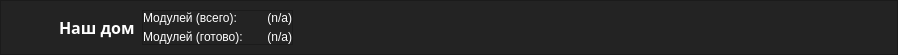
     <widget class="QFrame" name="Top_Bar">
      <property name="maximumSize">
       <size>
        <width>16777215</width>
        <height>50</height>
       </size>
      </property>
      <property name="styleSheet">
       <string notr="true">background-color: rgb(35, 35, 35);</string>
      </property>
      <property name="frameShape">
       <enum>QFrame::NoFrame</enum>
      </property>
      <property name="frameShadow">
       <enum>QFrame::Raised</enum>
      </property>
      <layout class="QHBoxLayout" name="horizontalLayout">
       <property name="spacing">
        <number>0</number>
       </property>
       <property name="leftMargin">
        <number>0</number>
       </property>
       <property name="topMargin">
        <number>0</number>
       </property>
       <property name="rightMargin">
        <number>0</number>
       </property>
       <property name="bottomMargin">
        <number>0</number>
       </property>
       <item>
        <widget class="QFrame" name="frame_top">
         <property name="font">
          <font>
           <family>Segoe UI Semilight</family>
           <pointsize>12</pointsize>
          </font>
         </property>
         <property name="styleSheet">
          <string notr="true">color: white;</string>
         </property>
         <property name="frameShape">
          <enum>QFrame::StyledPanel</enum>
         </property>
         <property name="frameShadow">
          <enum>QFrame::Raised</enum>
         </property>
         <layout class="QHBoxLayout" name="horizontalLayout_4">
          <property name="leftMargin">
           <number>0</number>
          </property>
          <item>
           <widget class="QPushButton" name="btn_Toggle">
            <property name="sizePolicy">
             <sizepolicy hsizetype="Fixed" vsizetype="Fixed">
              <horstretch>0</horstretch>
              <verstretch>0</verstretch>
             </sizepolicy>
            </property>
            <property name="maximumSize">
             <size>
              <width>58</width>
              <height>16777215</height>
             </size>
            </property>
            <property name="styleSheet">
             <string notr="true">QPushButton {
    color: rgb(255, 255, 255);
    background-color: rgb(35, 35, 35);
    border: 0px flat;
	padding: 10px;
}
QPushButton:hover {
    background-color: rgb(47, 105, 23);
}

QPushButton:pressed { background-color: rgb(70, 175, 38); }</string>
            </property>
            <property name="text">
             <string/>
            </property>
            <property name="icon">
             <iconset resource="../resources.qrc">
              <normaloff>:/images/menu_ico.png</normaloff>
              <disabledoff>:/images/menu_ico_-i_.png</disabledoff>:/images/menu_ico.png</iconset>
            </property>
            <property name="iconSize">
             <size>
              <width>60</width>
              <height>60</height>
             </size>
            </property>
           </widget>
          </item>
          <item>
           <widget class="QLabel" name="lbl_SkinName">
            <property name="sizePolicy">
             <sizepolicy hsizetype="Maximum" vsizetype="Expanding">
              <horstretch>0</horstretch>
              <verstretch>0</verstretch>
             </sizepolicy>
            </property>
            <property name="maximumSize">
             <size>
              <width>150</width>
              <height>16777215</height>
             </size>
            </property>
            <property name="font">
             <font>
              <family>Segoe UI Semibold</family>
              <pointsize>12</pointsize>
              <weight>75</weight>
              <bold>true</bold>
             </font>
            </property>
            <property name="text">
             <string>Наш дом</string>
            </property>
           </widget>
          </item>
          <item>
           <spacer name="__sp4__">
            <property name="orientation">
             <enum>Qt::Horizontal</enum>
            </property>
            <property name="sizeType">
             <enum>QSizePolicy::Fixed</enum>
            </property>
            <property name="sizeHint" stdset="0">
             <size>
              <width>1</width>
              <height>20</height>
             </size>
            </property>
           </spacer>
          </item>
          <item>
           <widget class="QFrame" name="frame_HardwareState">
            <property name="sizePolicy">
             <sizepolicy hsizetype="Maximum" vsizetype="Expanding">
              <horstretch>0</horstretch>
              <verstretch>0</verstretch>
             </sizepolicy>
            </property>
            <property name="frameShape">
             <enum>QFrame::StyledPanel</enum>
            </property>
            <property name="frameShadow">
             <enum>QFrame::Raised</enum>
            </property>
            <layout class="QFormLayout" name="formLayout">
             <property name="horizontalSpacing">
              <number>24</number>
             </property>
             <property name="verticalSpacing">
              <number>5</number>
             </property>
             <property name="leftMargin">
              <number>0</number>
             </property>
             <property name="topMargin">
              <number>0</number>
             </property>
             <property name="rightMargin">
              <number>0</number>
             </property>
             <property name="bottomMargin">
              <number>0</number>
             </property>
             <item row="0" column="0">
              <widget class="QLabel" name="lbl_ReadOnly1">
               <property name="sizePolicy">
                <sizepolicy hsizetype="Preferred" vsizetype="Expanding">
                 <horstretch>0</horstretch>
                 <verstretch>0</verstretch>
                </sizepolicy>
               </property>
               <property name="maximumSize">
                <size>
                 <width>16777215</width>
                 <height>18</height>
                </size>
               </property>
               <property name="text">
                <string>Модулей (всего):</string>
               </property>
              </widget>
             </item>
             <item row="0" column="1">
              <widget class="QLabel" name="lbl_HardwareAll">
               <property name="text">
                <string>(n/a)</string>
               </property>
               <property name="alignment">
                <set>Qt::AlignRight|Qt::AlignTrailing|Qt::AlignVCenter</set>
               </property>
              </widget>
             </item>
             <item row="1" column="0">
              <widget class="QLabel" name="lbl_ReadOnly2">
               <property name="text">
                <string>Модулей (готово):</string>
               </property>
              </widget>
             </item>
             <item row="1" column="1">
              <widget class="QLabel" name="lbl_HardwareOnLine">
               <property name="text">
                <string>(n/a)</string>
               </property>
               <property name="alignment">
                <set>Qt::AlignRight|Qt::AlignTrailing|Qt::AlignVCenter</set>
               </property>
              </widget>
             </item>
            </layout>
           </widget>
          </item>
          <item>
           <spacer name="__sp2__">
            <property name="orientation">
             <enum>Qt::Horizontal</enum>
            </property>
            <property name="sizeType">
             <enum>QSizePolicy::Maximum</enum>
            </property>
            <property name="sizeHint" stdset="0">
             <size>
              <width>425</width>
              <height>20</height>
             </size>
            </property>
           </spacer>
          </item>
          <item>
           <widget class="QPushButton" name="btn_InterfaceMode">
            <property name="sizePolicy">
             <sizepolicy hsizetype="Maximum" vsizetype="Maximum">
              <horstretch>0</horstretch>
              <verstretch>0</verstretch>
             </sizepolicy>
            </property>
            <property name="maximumSize">
             <size>
              <width>50</width>
              <height>50</height>
             </size>
            </property>
            <property name="styleSheet">
             <string notr="true">QPushButton {
    color: rgb(255, 255, 255);
    background-color: rgb(35, 35, 35);
    border: 0px solid;
}
QPushButton:hover {
    background-color: rgb(47, 105, 23);
}

QPushButton:pressed { background-color: rgb(70, 175, 38); }</string>
            </property>
            <property name="text">
             <string/>
            </property>
            <property name="icon">
             <iconset resource="../resources.qrc">
              <normaloff>:/images/interfacemode_ico.png</normaloff>
              <disabledoff>:/images/interfacemode_ico_-i_.png</disabledoff>:/images/interfacemode_ico.png</iconset>
            </property>
            <property name="iconSize">
             <size>
              <width>48</width>
              <height>48</height>
             </size>
            </property>
           </widget>
          </item>
          <item>
           <widget class="QPushButton" name="btn_Apply">
            <property name="sizePolicy">
             <sizepolicy hsizetype="Maximum" vsizetype="Expanding">
              <horstretch>0</horstretch>
              <verstretch>0</verstretch>
             </sizepolicy>
            </property>
            <property name="maximumSize">
             <size>
              <width>50</width>
              <height>50</height>
             </size>
            </property>
            <property name="styleSheet">
             <string notr="true">QPushButton {
    color: rgb(255, 255, 255);
    background-color: rgb(35, 35, 35);
    border: 0px solid;
}
QPushButton:hover {
    background-color: rgb(47, 105, 23);
}

QPushButton:pressed { background-color: rgb(70, 175, 38); }</string>
            </property>
            <property name="text">
             <string/>
            </property>
            <property name="icon">
             <iconset resource="../resources.qrc">
              <normaloff>:/images/apply_ico.png</normaloff>
              <disabledoff>:/images/apply_ico_-i_.png</disabledoff>:/images/apply_ico.png</iconset>
            </property>
            <property name="iconSize">
             <size>
              <width>45</width>
              <height>45</height>
             </size>
            </property>
           </widget>
          </item>
          <item>
           <widget class="QPushButton" name="btn_Save">
            <property name="sizePolicy">
             <sizepolicy hsizetype="Maximum" vsizetype="Maximum">
              <horstretch>0</horstretch>
              <verstretch>0</verstretch>
             </sizepolicy>
            </property>
            <property name="maximumSize">
             <size>
              <width>50</width>
              <height>50</height>
             </size>
            </property>
            <property name="styleSheet">
             <string notr="true">QPushButton {
    color: rgb(255, 255, 255);
    background-color: rgb(35, 35, 35);
    border: 0px solid;
}
QPushButton:hover {
    background-color: rgb(47, 105, 23);
}

QPushButton:pressed { background-color: rgb(70, 175, 38); }</string>
            </property>
            <property name="text">
             <string/>
            </property>
            <property name="icon">
             <iconset resource="../resources.qrc">
              <normaloff>:/images/save_ico.png</normaloff>
              <disabledoff>:/images/save_ico_-i_.png</disabledoff>:/images/save_ico.png</iconset>
            </property>
            <property name="iconSize">
             <size>
              <width>48</width>
              <height>48</height>
             </size>
            </property>
           </widget>
          </item>
          <item>
           <widget class="QPushButton" name="btn_Load">
            <property name="sizePolicy">
             <sizepolicy hsizetype="Maximum" vsizetype="Maximum">
              <horstretch>0</horstretch>
              <verstretch>0</verstretch>
             </sizepolicy>
            </property>
            <property name="minimumSize">
             <size>
              <width>50</width>
              <height>0</height>
             </size>
            </property>
            <property name="styleSheet">
             <string notr="true">QPushButton {
    color: rgb(255, 255, 255);
    background-color: rgb(35, 35, 35);
    border: 0px solid;
}
QPushButton:hover {
    background-color: rgb(47, 105, 23);
}

QPushButton:pressed { background-color: rgb(70, 175, 38); }</string>
            </property>
            <property name="text">
             <string/>
            </property>
            <property name="icon">
             <iconset resource="../resources.qrc">
              <normaloff>:/images/open_ico.png</normaloff>
              <disabledoff>:/images/open_ico_-i_.png</disabledoff>:/images/open_ico.png</iconset>
            </property>
            <property name="iconSize">
             <size>
              <width>48</width>
              <height>48</height>
             </size>
            </property>
           </widget>
          </item>
         </layout>
        </widget>
       </item>
      </layout>
     </widget>
